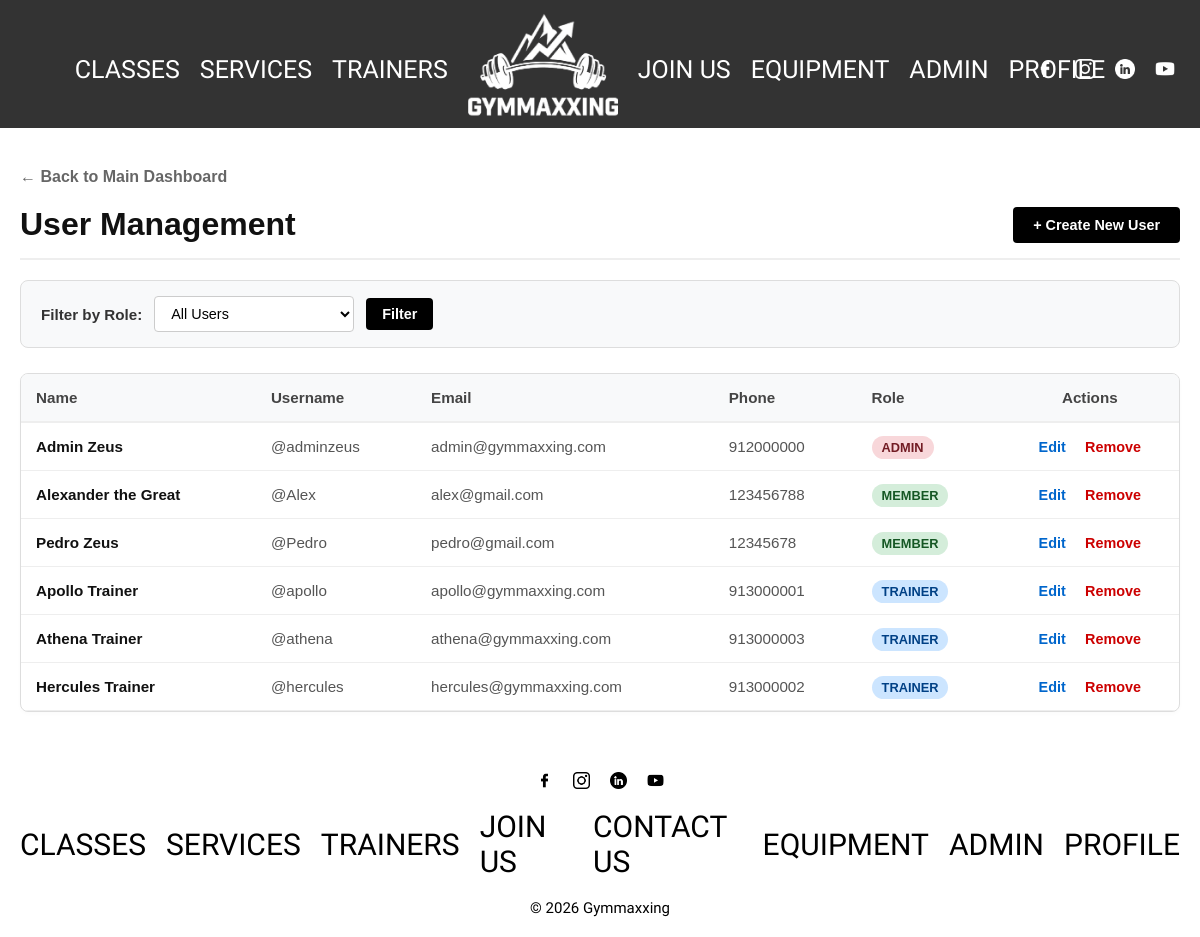
Screenshot of /pages/admin_users.php (signed in) with the database file from the repository.
### tables this page shows
CREATE TABLE User (
    id INTEGER PRIMARY KEY AUTOINCREMENT,
    name TEXT NOT NULL,
    username TEXT NOT NULL UNIQUE,
    email TEXT NOT NULL UNIQUE,
    password TEXT NOT NULL,
    phone TEXT,
    photo TEXT,
    role TEXT NOT NULL CHECK(role IN ('member', 'trainer', 'admin')),
    active INTEGER NOT NULL DEFAULT 1
);

### database/user.class.php (called while the page is built, shortened)
<?php
class User {
    public function __construct(int $id, string $name, string $username, string $email, string $password, ?string $phone, ?string $photo, string $role, int $active = 1) {
        $this->id = $id;
        $this->name = $name;
        $this->username = $username;
        $this->email = $email;
        $this->phone = $phone;
        $this->role = $role;
    }
}
?>

### pages/admin_users.php (the view, shortened to what this page needs)
<?php
require_once __DIR__ . '/../database/user.class.php';
$users = [];
$filterRole = isset($_GET['role']) ? trim($_GET['role']) : '';
try {
    $db = getDatabaseConnection();
    if (in_array($filterRole, ['member', 'trainer', 'admin'])) {
        $users = User::getUsersByRole($db, $filterRole);
    } else {
        $stmt = $db->query('SELECT * FROM User ORDER BY role, name');
        while ($row = $stmt->fetch()) {
            $users[] = new User(
                (int)$row['id'],
                $row['name'],
                $row['username'],
                $row['email'],
                $row['password'],
                $row['phone'],
                $row['photo'],
                $row['role'],
                (int)$row['active']
            );
        }
    }
} catch (Throwable $e) {
    $errorMsg = "Error loading user list: " . $e->getMessage();
}
require_once __DIR__ . '/../templates/header.php';
?>
<div class="admin-container" style="padding: 40px 20px; max-width: 1200px; margin: 0 auto; font-family: sans-serif;">
    <div style="margin-bottom: 20px;">
        <a href="/pages/admin.php" style="text-decoration: none; color: #666; font-weight: bold;">← Back to Main Dashboard</a>
    </div>
    <div style="display: flex; justify-content: space-between; align-items: center; margin-bottom: 20px; border-bottom: 2px solid #eee; padding-bottom: 15px;">
        <h1 style="margin: 0; font-size: 2rem; color: #111;"> User Management</h1>
        <a href="/pages/admin_create_user.php" style="background: #000; color: #fff; text-decoration: none; padding: 10px 20px; border-radius: 4px; font-weight: bold; font-size: 0.9rem;">+ Create New User</a>
    </div>
    <div style="background: #f8f9fa; border: 1px solid #ddd; padding: 15px 20px; border-radius: 8px; margin-bottom: 25px; display: flex; align-items: center; gap: 15px;">
        <form method="GET" action="/pages/admin_users.php" style="display: flex; align-items: center; gap: 12px; width: 100%; flex-wrap: wrap;">
            <label style="font-weight: bold; color: #333; font-size: 0.95rem;">Filter by Role:</label>
            <select name="role" style="padding: 8px 12px; border: 1px solid #ccc; border-radius: 4px; background: #fff; font-size: 0.9rem; min-width: 200px;">
                <option value=""> All Users</option>
            </select>
            <button type="submit" style="background: #000; color: #fff; border: none; padding: 8px 16px; border-radius: 4px; font-weight: bold; font-size: 0.9rem; cursor: pointer;">
                Filter
            </button>
        </form>
    </div>
    <div style="overflow-x: auto; background: #fff; border: 1px solid #ddd; border-radius: 8px; box-shadow: 0 2px 4px rgba(0,0,0,0.02);">
        <table style="width: 100%; border-collapse: collapse; text-align: left; font-size: 0.95rem;">
            <thead>
                <tr style="background: #f8f9fa; border-bottom: 2px solid #eee;">
                    <th style="padding: 15px; color: #444;">Name</th>
                    <th style="padding: 15px; color: #444;">Username</th>
                    <th style="padding: 15px; color: #444;">Email</th>
                    <th style="padding: 15px; color: #444;">Phone</th>
                    <th style="padding: 15px; color: #444;">Role</th>
                    <th style="padding: 15px; color: #444; text-align: center;">Actions</th>
                </tr>
            </thead>
            <tbody>
                <?php if (empty($users)): ?>
                    <tr>
                        <td colspan="6" style="padding: 30px; text-align: center; color: #888;">No users found matching this filter.</td>
                    </tr>
                <?php else: ?>
                    <?php foreach ($users as $user): ?>
                        <tr style="border-bottom: 1px solid #eee;">
                            <td style="padding: 15px; font-weight: bold; color: #111;">
                                <?= htmlspecialchars($user->name) ?>
                            </td>
                            <td style="padding: 15px; color: #555;">
                                @<?= htmlspecialchars($user->username) ?>
                            </td>
                            <td style="padding: 15px; color: #555;">
                                <?= htmlspecialchars($user->email) ?>
                            </td>
                            <td style="padding: 15px; color: #555;">
                                <?= htmlspecialchars($user->phone ?? '---') ?>
                            </td>
                            <td style="padding: 15px;">
                                <?php
                                    $bg = '#e2e3e5'; $color = '#383d41';
                                    if ($user->role === 'admin') { $bg = '#f8d7da'; $color = '#721c24'; }
                                    if ($user->role === 'trainer') { $bg = '#cce5ff'; $color = '#004085'; }
                                    if ($user->role === 'member') { $bg = '#d4edda'; $color = '#155724'; }
                                ?>
                                <span style="background: <?= $bg ?>; color: <?= $color ?>; padding: 4px 10px; border-radius: 12px; font-size: 0.8rem; font-weight: bold; text-transform: uppercase;">
                                    <?= htmlspecialchars($user->role) ?>
                                </span>
                            </td>
                            <td style="padding: 15px; text-align: center;">
                                <a href="/pages/admin_edit_users.php?id=<?= $user->id ?>" style="text-decoration: none; color: #0066cc; font-weight: bold; margin-right: 15px; font-size: 0.9rem;">Edit</a>
                                <a href="/pages/admin_delete_user.php?id=<?= $user->id ?>" onclick="return confirm('Are you sure you want to remove this user account?');" style="text-decoration: none; color: #cc0000; font-weight: bold; font-size: 0.9rem;">Remove</a>
                            </td>
                        </tr>
                    <?php endforeach; ?>
                <?php endif; ?>
            </tbody>
        </table>
    </div>
</div>
<?php
require_once __DIR__ . '/../templates/footer.php';
?>

### css/base.css (style rules this page uses)
:root { --color-primary: #000000; --color-background: #ffffff; --color-text: #000000; --font-main: 'Pathway Gothic One', sans-serif; }
* { margin: 0; padding: 0; box-sizing: border-box; }
body { background-color: var(--color-background); color: var(--color-text); font-family: var(--font-main); }
h1 { font-size: 2rem; }
a { color: var(--color-text); text-decoration: none; }

### css/specific.css (style rules this page uses)
body { overflow-x: hidden; }

### rows the page displays
user: name "Admin Zeus", username "adminzeus", email "admin@gymmaxxing.com", phone "912000000", role "ADMIN"
user: name "Alexander the Great", username "Alex", email "alex@gmail.com", phone "123456788", role "MEMBER"
user: name "Pedro Zeus", username "Pedro", email "pedro@gmail.com", phone "12345678", role "MEMBER"
user: name "Apollo Trainer", username "apollo", email "apollo@gymmaxxing.com", phone "913000001", role "TRAINER"
user: name "Athena Trainer", username "athena", email "athena@gymmaxxing.com", phone "913000003", role "TRAINER"
user: name "Hercules Trainer", username "hercules", email "hercules@gymmaxxing.com", phone "913000002", role "TRAINER"
